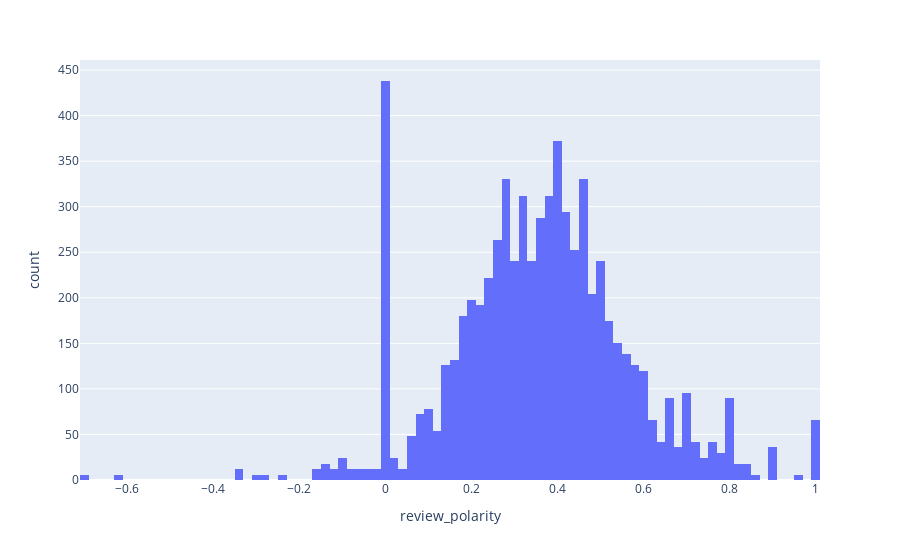

Notebook code for this chart:
### Code cell
fenway_neighbourhood_home = fenway_neighbourhood.where("room_type == 'Entire home/apt'").toPandas()
fig = px.histogram(fenway_neighbourhood_home, x="review_polarity")
fig.show()

### Figure 1 — Plotly figure (JSON) as saved in the notebook; plotly's stock layout.template omitted (floating-point values rounded to 4 significant figures; data arrays with more than 128 entries replaced by an {"elided": "..."} marker saying what was removed)
{"data": [{"alignmentgroup": "True", "bingroup": "x", "hovertemplate": "review_polarity=%{x}<br>count=%{y}<extra></extra>", "legendgroup": "", "marker": {"color": "#636efa"}, "name": "", "offsetgroup": "", "orientation": "v", "showlegend": false, "type": "histogram", "x": {"elided": "7290 str values"}, "xaxis": "x", "yaxis": "y"}], "layout": {"barmode": "relative", "legend": {"tracegroupgap": 0}, "margin": {"t": 60}, "xaxis": {"anchor": "y", "domain": [0, 1], "title": {"text": "review_polarity"}}, "yaxis": {"anchor": "x", "domain": [0, 1], "title": {"text": "count"}}}}
